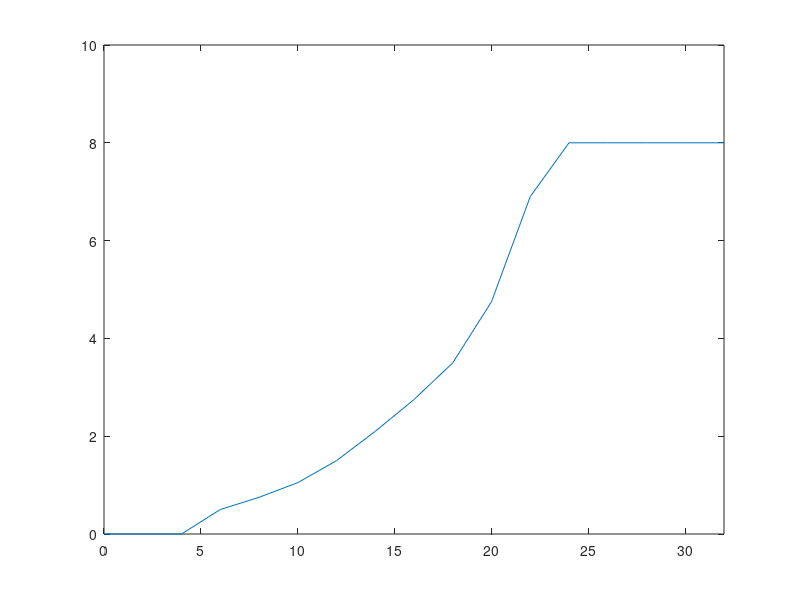

MATLAB code for this plot: (Note: this script raises an error after producing the figure.)
%podpedalni dijagram wabco

alpha=0:2:32;
Fp=0:40:400;
Pe=0:1:10;

p1=[0, 0, 0, 0.5, 0.75, 1.05, 1.5, 2.1, 2.75, 3.5, 4.75, 6.9, 8, 8 ,8, 8, 8];
Fp1=[0, 20, 30, 70, 80, 90, 110, 125, 155, 190, 240, 330, 370, 375, 380, 400 400]
figure(1)
plot(alpha, p1)
axis([0 32 0 10])
ax = gca;
ax.XTick = [0 2 4 6 8 10 12 14 16 18 20 22 24 26 28 30 32];
ax.YTick = [0 1 2 3 4 5 6 7 8 9 10];
grid on
figure(2)
plot(alpha, Fp1)
axis([0 32 0 450])
ax = gca;
ax.XTick = [0 2 4 6 8 10 12 14 16 18 20 22 24 26 28 30 32];
ax.YTick = [0 40 80 120 160 200 240 280 320 360 400 440];
